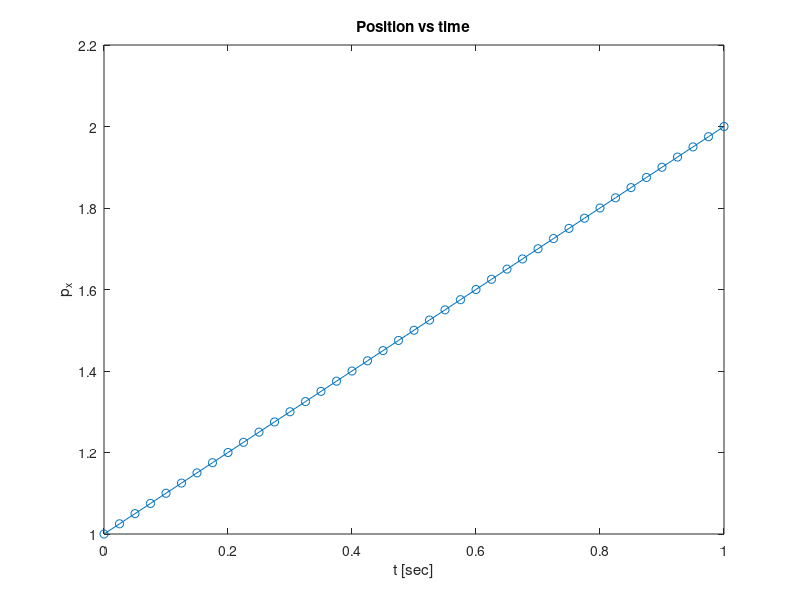

This figure's MATLAB source:
% ECE 8 Lecture 5 -- simulating the velocity of a mass
clear all;
close all;

% define the dynamic equations for the velocity of a mass
tspan = [0 1];  % define the time horizon (from t = 0s to t = 1s)
p_x0 = 1; % define initial position
% assume the velocity v_x is constant and equal to 1
[t,p_x] = ode45(@(t,p_x) 1, tspan, p_x0);  % calculate the position for constant velocity

% plot position as a function of time
plot(t,p_x,'-o')
xlabel('t [sec]')
ylabel('p_x')
title('Position vs time')
